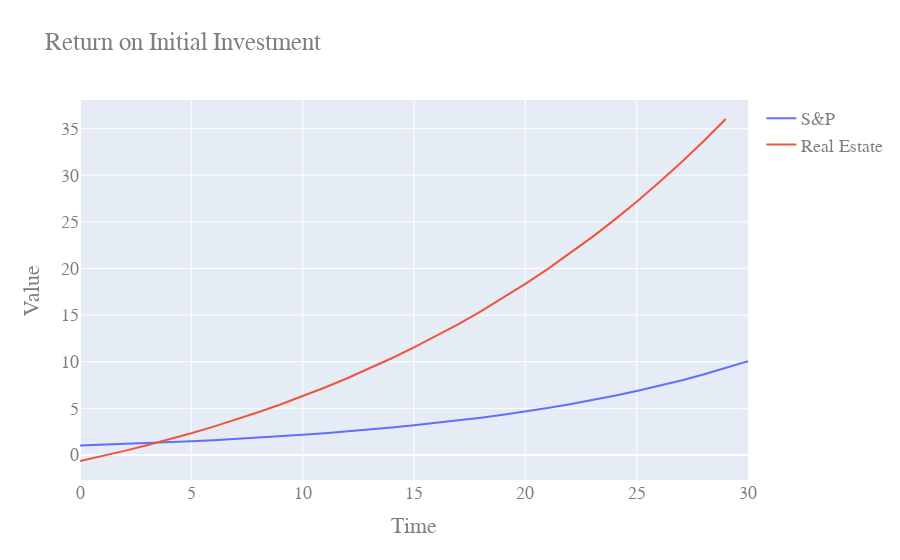

Notebook code for this chart:
### Code cell
from real_estate.analysis import property_performance

property_performance(
    purchase_price = 200e3,
    downpayment = 20e3,
    rehab_cost = 25e3,
    after_repair_value = 225e3,
)

### Figure 1 — Plotly figure (JSON) as saved in the notebook; plotly's stock layout.template omitted (floating-point values rounded to 4 significant figures)
{"data": [{"mode": "lines", "name": "S&P", "type": "scatter", "x": [0, 1, 2, 3, 4, 5, 6, 7, 8, 9, 10, 11, 12, 13, 14, 15, 16, 17, 18, 19, 20, 21, 22, 23, 24, 25, 26, 27, 28, 29, 30], "y": [1, 1.08, 1.166, 1.26, 1.36, 1.469, 1.587, 1.714, 1.851, 1.999, 2.159, 2.332, 2.518, 2.72, 2.937, 3.172, 3.426, 3.7, 3.996, 4.316, 4.661, 5.034, 5.437, 5.871, 6.341, 6.848, 7.396, 7.988, 8.627, 9.317, 10.06]}, {"mode": "lines", "name": "Real Estate", "type": "scatter", "x": [0, 1, 2, 3, 4, 5, 6, 7, 8, 9, 10, 11, 12, 13, 14, 15, 16, 17, 18, 19, 20, 21, 22, 23, 24, 25, 26, 27, 28, 29], "y": [-0.6502, -0.1239, 0.4356, 1.03, 1.66, 2.328, 3.036, 3.786, 4.579, 5.417, 6.303, 7.239, 8.227, 9.27, 10.37, 11.53, 12.75, 14.04, 15.4, 16.83, 18.34, 19.93, 21.6, 23.36, 25.21, 27.16, 29.21, 31.37, 33.64, 36.03]}], "layout": {"font": {"color": "#7f7f7f", "family": "Courier New, monospace", "size": 18}, "title": {"text": "Return on Initial Investment"}, "xaxis": {"title": {"text": "Time"}}, "yaxis": {"title": {"text": "Value"}}}}
